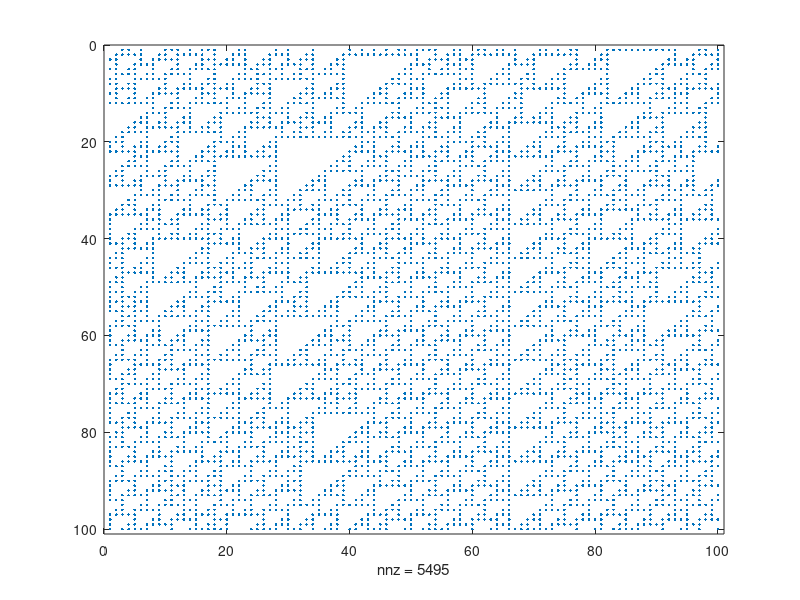

The MATLAB script that drew this image:
%Wolfram's 1D CA


clc
close all
clear all


n=100; %the number of cells in a row
gens=100; % the number of generations.

%the rule can be anything between 0 and 255
%rule=12; %example
%rule=0; %tun off no matter what
%rule=255; %turn on no matter what
%rule=204; %stay on if on
%rule=170; %do what's on your right
rule=110; %a complex fascinating pattern
%rule=30;  %a complex fascinating pattern
%rule=90;% a complex pattern a bit like 30 - try with 1 only for center.

%rule=1;

rulestring=dec2bin(rule,8); %convert to rule string

ruleval=zeros(8,1);%initializing array in which to store rules

for i=1:8
    ruleval(9-i)=str2double(rulestring(i));
end


caoutput=zeros(gens,n); %initializing the output array

caoutput(1,:)=(rand(1,n) > .5);  %populating the first row with 1s randomly
%caoutput(1,round(n/2))=1;  %populating the first row with a central 1 only

for g=2:gens
    
    for i=1:n
        
        if i-1<1
            left=caoutput(g-1,n); %loop around if leftmost cell
        else
            left=caoutput(g-1,i-1); %value of cell on left
        end
        
        if i+1>n
            right=caoutput(g-1,1); %loop around if rightmost cell
        else
            right=caoutput(g-1,i+1); %value of cell on right
        end
        
        center=caoutput(g-1,i);
        
        rulenum=1+(4*left+2*center+1*right); % finding the 'number' of the initial state
        
        caoutput(g,i)=ruleval(rulenum); %use rule to find what next state should be
    end
end

spy(caoutput);
        
    

